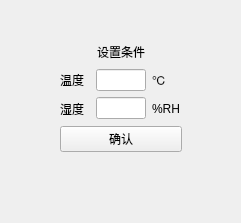
<?xml version="1.0" encoding="UTF-8"?>
<ui version="4.0">
 <class>form</class>
 <widget class="QWidget" name="form">
  <property name="geometry">
   <rect>
    <x>0</x>
    <y>0</y>
    <width>241</width>
    <height>223</height>
   </rect>
  </property>
  <property name="windowTitle">
   <string>Form</string>
  </property>
  <widget class="QWidget" name="layoutWidget">
   <property name="geometry">
    <rect>
     <x>60</x>
     <y>40</y>
     <width>122</width>
     <height>112</height>
    </rect>
   </property>
   <layout class="QVBoxLayout" name="verticalLayout">
    <item alignment="Qt::AlignHCenter">
     <widget class="QLabel" name="label">
      <property name="text">
       <string>设置条件</string>
      </property>
     </widget>
    </item>
    <item>
     <layout class="QHBoxLayout" name="horizontalLayout">
      <item>
       <widget class="QLabel" name="label_2">
        <property name="text">
         <string>温度</string>
        </property>
       </widget>
      </item>
      <item>
       <widget class="QLineEdit" name="temperEdit">
        <property name="maximumSize">
         <size>
          <width>50</width>
          <height>16777215</height>
         </size>
        </property>
       </widget>
      </item>
      <item>
       <widget class="QLabel" name="label_4">
        <property name="text">
         <string>℃</string>
        </property>
       </widget>
      </item>
     </layout>
    </item>
    <item>
     <layout class="QHBoxLayout" name="horizontalLayout_2">
      <item>
       <widget class="QLabel" name="label_3">
        <property name="text">
         <string>湿度</string>
        </property>
       </widget>
      </item>
      <item>
       <widget class="QLineEdit" name="humEdit">
        <property name="maximumSize">
         <size>
          <width>50</width>
          <height>16777215</height>
         </size>
        </property>
       </widget>
      </item>
      <item>
       <widget class="QLabel" name="label_5">
        <property name="text">
         <string>%RH</string>
        </property>
       </widget>
      </item>
     </layout>
    </item>
    <item>
     <widget class="QPushButton" name="setButton">
      <property name="text">
       <string>确认</string>
      </property>
     </widget>
    </item>
   </layout>
  </widget>
 </widget>
 <resources/>
 <connections/>
</ui>
